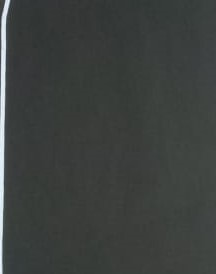
%> input picture lane-end-detection-matlab/lane.jpg, 216 x 274 px
$ octave main.m   (GNU Octave 9; MATLAB toolbox functions it lacks are replaced by stand-ins)
%> lines starting %> are read from the running program, lines starting %| are printed output that depends on the picture; in (x1, y1, x2, y2) boxes, pixels count from 0 and x2, y2 are one past the last pixel; in counts of white or black regions, pixels touching at a corner belong together; the program's own positions count from 1
clc;
close all;
clear all;

img = imread('lane.jpg');
%> img is the input picture: size 274x216x3 uint8; mean R, G, B 60.9, 64.7, 62.6
I = rgb2gray(img);
bw = ~imbinarize(I,'adaptive','ForegroundPolarity','dark','Sensitivity',0.35);
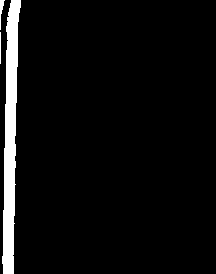
%> bw: size 274x216 logical; 5.3% white; 3 white regions, box (x1, y1, x2, y2) and area: (2, 0, 21, 274) 3058, (0, 0, 5, 30) 61, (0, 32, 1, 64) 32
[L,~] = bwlabel(bw);
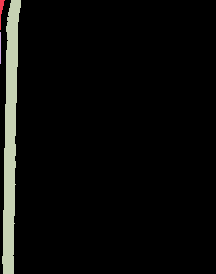
%> L: size 274x216 double; 4 distinct labels, from 0 to 3; one colour per label, 0 black
figure; imshow(img, []); hold on;
h = imshow(label2rgb(L));
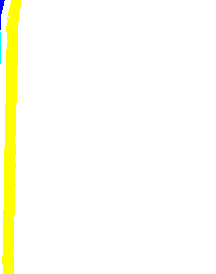
%> displayed picture: size 274x216x3, on the screen's scale of 0 to 255; mean R, G, B 254.6, 254.7, 241.8
set(h, 'AlphaData', 0.5);
bw2 = imclose(bw, strel('disk', 5));
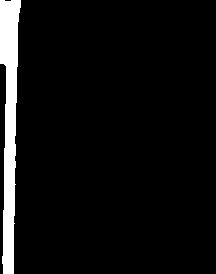
%> bw2: size 274x216 logical; 6% white; 1 white region, box (x1, y1, x2, y2) and area: (0, 0, 21, 274) 3527
bw2 = bwareaopen(bw2, 20);
[L2,~] = bwlabel(bw2);
%> L2: size 274x216 double; values 0 (black) and 1 (white), 6% white; 1 white region
stats = regionprops(L2);
%> stats = 1 region; box (x1, y1, x2, y2), Area and Centroid: (0, 0, 21, 274) 3527 [10.2 123.2]
hold on;

for i = 1 : length(stats)
    hold on; rectangle('position', stats(i).BoundingBox, 'EdgeColor', 'g', 'LineWidth', 2)
end
%> this loop made 1 pass
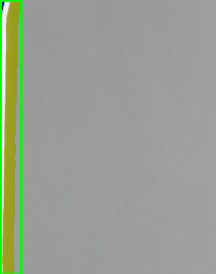
%> figure redrawn from the program's plot data
